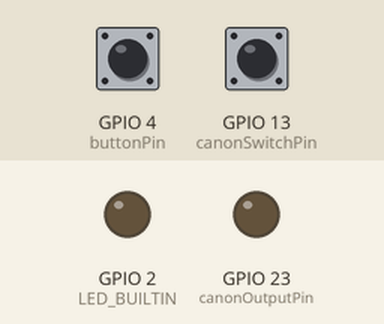
Recording of a sketch running on a simulated ESP32. Shown: output pins drawn as LEDs (lit = HIGH). Inputs (shaded band) come from the test bench; at power-on: GPIO 13 (canonSwitchPin) HIGH, GPIO 4 (buttonPin) HIGH.

Above: at 1.2 s.
1.3 s: GPIO 13 (canonSwitchPin) pulled LOW for 0.15 s
At 1.37 s:
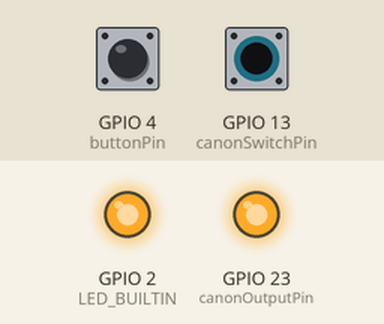
4.6 s: GPIO 13 (canonSwitchPin) pulled LOW for 3.2 s
At 9.2 s:
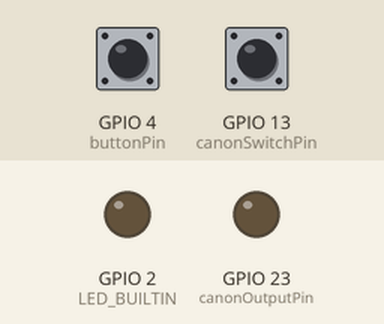
Timing chart, 0 to 10.7 s (numbered marks = the images above; inputs shaded):
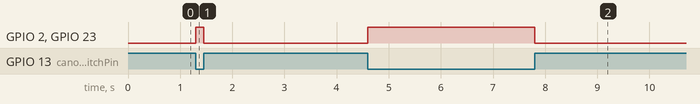

The sketch:

MainController.ino
```cpp
#include <esp_now.h>
#include <WiFi.h>

// REPLACE WITH YOUR SIREN BOARD'S MAC ADDRESS
uint8_t broadcastAddress[] = {0x8C, 0x94, 0xDF, 0xAA, 0x46, 0x34};

// Pin definitions
const int buttonPin = 4;       // Existing wireless trigger button
const int canonSwitchPin = 13; // New local Canon switch
const int canonOutputPin = 23; // New local Canon output pin

// Debounce variables for buttonPin
unsigned long lastDebounceTime = 0;
unsigned long debounceDelay = 50;
int lastButtonState = HIGH;
int buttonState = HIGH;

// Define a structure to send data to the SirenBoard
typedef struct struct_message {
  bool triggerState;
} struct_message;

struct_message myData;
esp_now_peer_info_t peerInfo;

void setup() {
  Serial.begin(115200);

  // Initialize pins
  pinMode(buttonPin, INPUT_PULLUP);
  pinMode(canonSwitchPin, INPUT_PULLUP);
  pinMode(LED_BUILTIN, OUTPUT);
  pinMode(canonOutputPin, OUTPUT);

  // Ensure local outputs start LOW
  digitalWrite(LED_BUILTIN, LOW);
  digitalWrite(canonOutputPin, LOW);

  // Set Device as a Wi-Fi Station
  WiFi.mode(WIFI_STA);

  // Init ESP-NOW
  if (esp_now_init() != ESP_OK) {
    Serial.println("Error initializing ESP-NOW");
    return;
  }

  // Register peer
  memcpy(peerInfo.peer_addr, broadcastAddress, 6);
  peerInfo.channel = 0;
  peerInfo.encrypt = false;

  // Add peer
  if (esp_now_add_peer(&peerInfo) != ESP_OK) {
    Serial.println("Failed to add peer");
    return;
  }
}

void loop() {
  // --- 1. Handle Existing Wireless Button (Pin 4) ---
  int reading = digitalRead(buttonPin);

  if (reading != lastButtonState) {
    lastDebounceTime = millis();
  }

  if ((millis() - lastDebounceTime) > debounceDelay) {
    if (reading != buttonState) {
      buttonState = reading;

      if (buttonState == LOW) {
        myData.triggerState = true;
        esp_err_t result = esp_now_send(broadcastAddress, (uint8_t *) &myData, sizeof(myData));

        if (result == ESP_OK) {
          Serial.println("Sent wireless trigger ON");
        } else {
          Serial.println("Error sending wireless data");
        }
      } else {
        myData.triggerState = false;
        esp_now_send(broadcastAddress, (uint8_t *) &myData, sizeof(myData));
        Serial.println("Sent wireless trigger OFF");
      }
    }
  }
  lastButtonState = reading;

  // --- 2. Handle New Local Canon Switch (Pin 13) ---
  // Using a direct digital read (assuming active LOW like the push button,
  // tied to GND when closed. Change to HIGH if it's a latching switch supplying 3.3V)
  int canonState = digitalRead(canonSwitchPin);

  if (canonState == LOW) { // Switch is active/ON
    digitalWrite(LED_BUILTIN, HIGH);
    digitalWrite(canonOutputPin, HIGH);
  } else {                 // Switch is inactive/OFF
    digitalWrite(LED_BUILTIN, LOW);
    digitalWrite(canonOutputPin, LOW);
  }
}
```

Measured:
- after the input at 1.3 s, GPIO 2 (LED_BUILTIN), GPIO 23 (canonOutputPin): LOW → HIGH at once, → LOW 0.15 s later
- after the input at 4.6 s, GPIO 2 (LED_BUILTIN), GPIO 23 (canonOutputPin): LOW → HIGH at once, → LOW 3.2 s later
